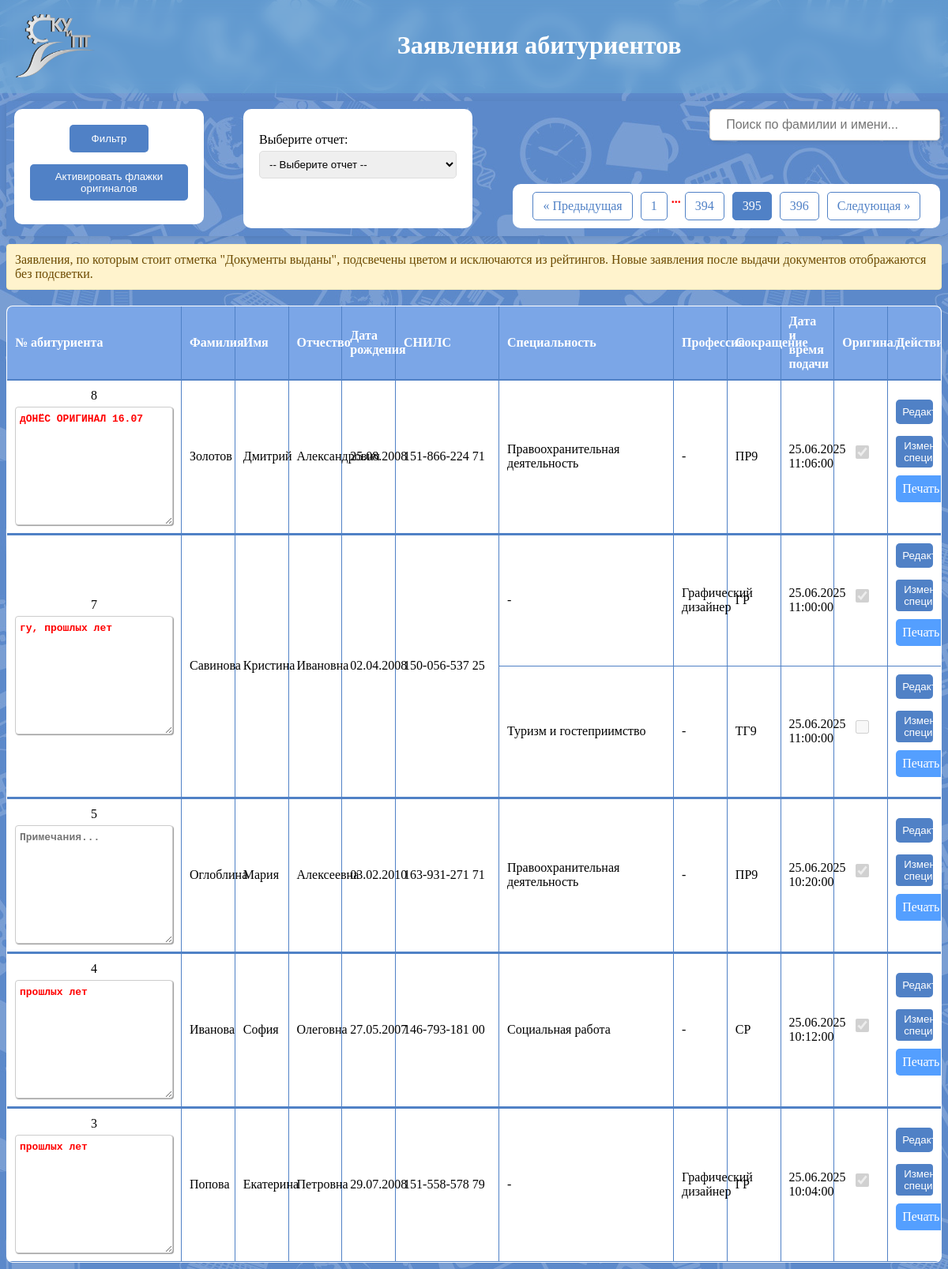
/pages/zayavleniya.php?page=395, run on the app's committed database.
### tables this page shows
CREATE TABLE `zayav` (
  `id_zayav` int(11) NOT NULL,
  `id_abitur` int(11) NOT NULL,
  `id_spec_prof` int(11) DEFAULT NULL,
  `budzhet` int(11) DEFAULT '1',
  `date` datetime NOT NULL DEFAULT CURRENT_TIMESTAMP,
  `original` tinyint(1) NOT NULL DEFAULT '0',
  `comment` text,
  `issue_note` text,
  `group_id` int(11) DEFAULT NULL
);

CREATE TABLE `profec_spec` (
  `id_prof_spec` int(11) NOT NULL,
  `title` varchar(150) NOT NULL,
  `code` varchar(10) NOT NULL,
  `socr` varchar(20) NOT NULL,
  `ispitanie` int(11) DEFAULT NULL,
  `class` int(11) NOT NULL,
  `forma_obuch` int(11) NOT NULL,
  `kategoriya` int(11) NOT NULL,
  `programm` int(11) NOT NULL,
  `date_sobr` int(11) DEFAULT NULL,
  `date_okonch` int(11) DEFAULT NULL
);

### pages/zayavleniya.php (the view, shortened to what this page needs)
<?php
$host = 'localhost';
$user = 'root';
$password = 'root';
$dbname = 'pk_2025';
$conn = new mysqli($host, $user, $password, $dbname);
$limit = 5;
$page = isset($_GET['page']) ? max((int)$_GET['page'], 1) : 1;
$offset = ($page - 1) * $limit;
$sqlWhere = '';
$sql = "
SELECT
    abit.id_abit,
    abit.familiya,
    abit.imya,
    abit.otchestvo,
    abit.snils,
    abit.date_bd,
    MAX(zayav.date) as latest_date,
    (SELECT comment FROM zayav WHERE id_abitur = abit.id_abit AND comment IS NOT NULL ORDER BY date DESC LIMIT 1) as last_comment
FROM
    abit
JOIN zayav ON abit.id_abit = zayav.id_abitur
JOIN profec_spec ON zayav.id_spec_prof = profec_spec.id_prof_spec
JOIN kat_spec_prof ON profec_spec.kategoriya = kat_spec_prof.id_kat
WHERE 1 $sqlWhere
GROUP BY abit.id_abit, abit.familiya, abit.imya, abit.otchestvo, abit.snils, abit.date_bd
ORDER BY latest_date DESC
LIMIT ? OFFSET ?
";
$stmt = $conn->prepare($sql);
$stmt->bind_param("ii", $limit, $offset);
$stmt->execute();
$result = $stmt->get_result();
$sqlCount = "
SELECT COUNT(DISTINCT abit.id_abit) AS total
FROM abit
JOIN zayav ON abit.id_abit = zayav.id_abitur
JOIN profec_spec ON zayav.id_spec_prof = profec_spec.id_prof_spec
JOIN kat_spec_prof ON profec_spec.kategoriya = kat_spec_prof.id_kat
WHERE 1 $sqlWhere
";
$resultCount = $conn->query($sqlCount);
$totalAbit = $resultCount->fetch_assoc()['total'];
$totalPages = ceil($totalAbit / $limit);
$abitIds = array_column($result->fetch_all(MYSQLI_ASSOC), 'id_abit');
if (!empty($abitIds)) {
    $idsIn = implode(",", array_map('intval', $abitIds));
    $zayavQuery = "
    SELECT
        abit.id_abit,
        abit.familiya,
        abit.imya,
        abit.otchestvo,
        abit.snils,
        abit.date_bd,
        zayav.id_zayav,
        zayav.date,
        zayav.original,
        zayav.comment,
        zayav.issue_note,
        profec_spec.code,
        profec_spec.title AS spec_title,
        profec_spec.socr,
        kat_spec_prof.title AS kategoriya,
        (SELECT comment FROM zayav WHERE id_abitur = abit.id_abit AND comment IS NOT NULL ORDER BY date DESC LIMIT 1) as last_comment
    FROM
        zayav
    JOIN abit ON abit.id_abit = zayav.id_abitur
    JOIN profec_spec ON zayav.id_spec_prof = profec_spec.id_prof_spec
    JOIN kat_spec_prof ON profec_spec.kategoriya = kat_spec_prof.id_kat
    WHERE abit.id_abit IN ($idsIn)
    ORDER BY zayav.date DESC
    ";
    $zayavResult = $conn->query($zayavQuery);
    $abitData = [];
    while ($row = $zayavResult->fetch_assoc()) {
        $idAbit = $row['id_abit'];
        if (!isset($abitData[$idAbit])) {
            $abitData[$idAbit]['familiya'] = $row['familiya'];
            $abitData[$idAbit]['imya'] = $row['imya'];
            $abitData[$idAbit]['otchestvo'] = $row['otchestvo'];
            $abitData[$idAbit]['snils'] = $row['snils'];
            $abitData[$idAbit]['date_bd'] = $row['date_bd'];
            $abitData[$idAbit]['last_comment'] = $row['last_comment'];
        }
        $abitData[$idAbit]['zayavleniya'][] = [
            'code' => $row['code'],
            'spec_title' => $row['kategoriya'] === 'Специальность' ? $row['spec_title'] : '-',
            'profession' => $row['kategoriya'] === 'Профессия' ? $row['spec_title'] : '-',
            'socr' => $row['socr'],
            'date' => $row['date'],
            'id_zayav' => $row['id_zayav'],
            'original' => $row['original'],
            'comment' => $row['comment'],
            'issue_note' => isset($row['issue_note']) ? $row['issue_note'] : null
        ];
    }
}
?>
<!DOCTYPE html>
<html lang="ru">
<head>
    <link rel="stylesheet" href="css/styles.css">
</head>
<body>
<header>
    <div class="blur">
        <img src="img/ykuipt_logo.png" alt="Логотип"><h1>Заявления абитуриентов</h1>
    </div>
</header>
<div class = "search-and-filter">
    <div class = "filter-otchet">
        <div class="filter-cont-btn">
            <button id="openFilter" class="filter-btn">Фильтр</button>
            <button id="activateCheckboxes" class="button">Активировать флажки оригиналов</button>
        </div>
        <div class = "otchet">
    <label for="reportSelector">Выберите отчет:</label>
    <select id="reportSelector" onchange="showReport()">
        <option value="">-- Выберите отчет --</option>
    </select>
    <br><br>
        </div>
    </div>
<div id = "searchContainer">
    <form id="searchForm" method="GET" action="">
        <input type="text" name="search" id="searchInput" placeholder="Поиск по фамилии и имени..."
            value="<?= htmlspecialchars($_GET['search'] ?? '') ?>">
    </form>
</div>
<div class="pagination-filter">
    <?php
    $params = $_GET;
    unset($params['page']);
    $queryString = http_build_query($params);
    function pageLink($pageNum, $currentPage, $queryString) {
        $active = $pageNum == $currentPage ? 'active' : '';
        $link = '?page=' . $pageNum . ($queryString ? '&' . $queryString : '');
        return '<a href="' . htmlspecialchars($link) . '" class="' . $active . '">' . htmlspecialchars($pageNum) . '</a>';
    }
    if ($page > 1) {
        echo '<a href="?page=' . ($page - 1) . ($queryString ? '&' . $queryString : '') . '">« Предыдущая</a>';
    }
    if ($page > 3) {
        echo pageLink(1, $page, $queryString);
        echo '<span>...</span>';
    }
    for ($i = max(1, $page - 1); $i <= min($totalPages, $page + 1); $i++) {
        echo pageLink($i, $page, $queryString);
    }
    if ($page < $totalPages) {
        echo '<a href="?page=' . ($page + 1) . ($queryString ? '&' . $queryString : '') . '">Следующая »</a>';
    }
    ?>
</div>
</div>
    <?php if (empty($abitData)) : ?>
    <div class = "no-zayav">
        <p>Нет заявлений для отображения</p>
    </div>
    <?php else : ?>
    <div class="issued-legend">
        Заявления, по которым стоит отметка "Документы выданы", подсвечены цветом и исключаются из рейтингов. Новые заявления после выдачи документов отображаются без подсветки.
    </div>
    <table id = "table_zayav">
    <thead>
        <tr>
            <th class="th1">№ абитуриента</th>
            <th>Фамилия</th>
            <th>Имя</th>
            <th>Отчество</th>
            <th>Дата рождения</th>
            <th class="th2">СНИЛС</th>
            <th>Специальность</th>
            <th>Профессия</th>
            <th>Сокращение</th>
            <th>Дата и время подачи</th>
            <th>Оригинал</th>
            <th>Действия</th>
        </tr>
    </thead>
    <tbody>
    <?php
foreach ($abitData as $idAbit => $data) {
    $rowCount = count($data['zayavleniya']);
    if (isset($data['zayavleniya'])) {
        usort($data['zayavleniya'], function($a, $b) {
            return $a['id_zayav'] - $b['id_zayav'];
        });
    }
    echo "<tr class='abit-border-top'><td colspan='12'></td></tr>";
    $firstZayav = array_shift($data['zayavleniya']);
    $isIssued = !empty($firstZayav['issue_note']) && strpos($firstZayav['issue_note'], 'Документы выданы') === 0;
    $issueNote = $isIssued ? htmlspecialchars($firstZayav['issue_note']) : '';
    echo "<tr>";
        echo "<td rowspan='$rowCount' class='td-id'>
            <div class='td-id-content'>" . htmlspecialchars($idAbit) . "
            <textarea
                class='notes-textarea'
                data-abit-id='" . $idAbit . "'
                placeholder='Примечания...'>" . htmlspecialchars($data['last_comment'] ?? '') . "</textarea>
            </div>
        </td>";
    echo "<td rowspan='$rowCount'>" . htmlspecialchars($data['familiya']) . "</td>";
    echo "<td rowspan='$rowCount'>" . htmlspecialchars($data['imya']) . "</td>";
    echo "<td rowspan='$rowCount'>" . htmlspecialchars($data['otchestvo']) . "</td>";
    echo "<td rowspan='$rowCount'>" . date("d.m.Y", strtotime($data['date_bd'])) . "</td>";
    echo "<td rowspan='$rowCount'>" . htmlspecialchars($data['snils']) . "</td>";
    $issueLabel = $issueNote ? "<div class='issued-label'>{$issueNote}</div>" : '';
    $issuedCellClass = $issueNote ? " class='issued-cell'" : '';
    $applyToSpec = $firstZayav['spec_title'] !== '-';
    $specContent = $applyToSpec ? $issueLabel . $firstZayav['spec_title'] : $firstZayav['spec_title'];
    $profContent = !$applyToSpec ? $issueLabel . $firstZayav['profession'] : $firstZayav['profession'];
    echo "<td{$issuedCellClass}>{$specContent}</td>";
    echo "<td{$issuedCellClass}>{$profContent}</td>";
    echo "<td{$issuedCellClass}>" . htmlspecialchars($firstZayav['socr']) . "</td>";
    echo "<td{$issuedCellClass}>" . date("d.m.Y H:i:s", strtotime($firstZayav['date'])) . "</td>";
    $checked = $firstZayav['original'] == 1 ? 'checked' : '';
    echo "<td{$issuedCellClass}><input type='checkbox' class='checkbox-original' data-id='" . $firstZayav['id_zayav'] . "' data-abit-id='" . $idAbit . "' $checked disabled></td>";
    echo "<td{$issuedCellClass}>";
    echo '<button class="btn btn-info view-details" data-id="' . $firstZayav['id_zayav'] . '">Редактировать</button>';
    echo '<button class="btn btn-warning change-spec" data-id="' . $firstZayav['id_zayav'] . '">Изменить специальность</button>';
    echo "<a href='otchet/print_application.php?id=" . $firstZayav['id_zayav'] . "' class='button-print'>Печать</a>";
    echo "</td>";
    echo "</tr>";
    foreach ($data['zayavleniya'] as $zayav) {
        $isIssuedRow = !empty($zayav['issue_note']) && strpos($zayav['issue_note'], 'Документы выданы') === 0;
        $issueNoteRow = $isIssuedRow ? htmlspecialchars($zayav['issue_note']) : '';
        $issueLabelRow = $issueNoteRow ? "<div class='issued-label'>{$issueNoteRow}</div>" : '';
        $issuedCellClassRow = $issueNoteRow ? " class='issued-cell'" : '';
        $applyToSpecRow = $zayav['spec_title'] !== '-';
        $specContentRow = $applyToSpecRow ? $issueLabelRow . $zayav['spec_title'] : $zayav['spec_title'];
        $profContentRow = !$applyToSpecRow ? $issueLabelRow . $zayav['profession'] : $zayav['profession'];
        echo "<tr>";
        echo "<td{$issuedCellClassRow}>{$specContentRow}</td>";
        echo "<td{$issuedCellClassRow}>{$profContentRow}</td>";
        echo "<td{$issuedCellClassRow}>" . htmlspecialchars($zayav['socr']) . "</td>";
        echo "<td{$issuedCellClassRow}>" . date("d.m.Y H:i:s", strtotime($zayav['date'])) . "</td>";
        $checked = $zayav['original'] == 1 ? 'checked' : '';
        echo "<td{$issuedCellClassRow}><input type='checkbox' class='checkbox-original' data-id='" . $zayav['id_zayav'] . "' data-abit-id='" . $idAbit . "' $checked disabled></td>";
        echo "<td{$issuedCellClassRow}>";
        echo '<button class="btn btn-info view-details" data-id="' . $zayav['id_zayav'] . '">Редактировать</button>';
        echo '<button class="btn btn-warning change-spec" data-id="' . $zayav['id_zayav'] . '">Изменить специальность</button>';
        echo "<a href='otchet/print_application.php?id=" . $zayav['id_zayav'] . "' class='button-print'>Печать</a>";
        echo "</td>";
        echo "</tr>";
    }
    echo "<tr class='abit-border-bottom'><td colspan='12'></td></tr>";
}
?>
    </tbody>
</table>
<?php endif; ?>
</body>
</html>

### css/styles.css (style rules this page uses)
body { font-family: 'Times New Roman', Times, serif; background: url(../img/fon.jpg); }
header img { width: 100px; vertical-align: middle; }
.blur { display: flex; color: white; gap: 33%; background: rgba(119,221,231, 0.2); backdrop-filter: blur(8px); padding: 20px; margin: -10px -8px 10px; }
label { display: block; margin: 10px 0 5px; }
input { width: 91% !important; height: 8px; }
input, select, button, .button-print { width: 100%; padding: 8px; margin-bottom: 15px; border: 1px solid #ddd; border-radius: 5px; }
button, .button-print { width: 100%; display:inline-block; background-color: #5081c6; color: #fff; border: none; cursor: pointer; }
.button-print { text-align: center; width: 95% !important; background-color: #549fff !important; text-decoration: none; }
.checkbox-original { height: 17px !important; cursor: pointer; }
span { color: red; font-weight: bolder; }
table { width: 100%; border-collapse: collapse; margin-top: 20px; background-color: white; border-radius: 8px; overflow: hidden; box-sizing: border-box; }
.abit-border-top td, .abit-border-bottom td { padding: 0; }
table, td, th { border: 1px solid #5081c6; }
.th1 { border-top-left-radius: 8px; }
.th2 { width: 110px; }
th, td { padding: 10px; text-align: left; }
th { background-color: #7ba6e7; color: white; }
textarea { padding: 10px; width: 89%; max-width: 89%; max-height: 100px; line-height: 1.5; border-radius: 5px; border: 1px solid #ccc; box-shadow: 1px 1px 1px #999; }
.notes-textarea { width: 100%; max-width: 100%; min-height: 150px; max-height: 200px; resize: vertical; margin-top: 5px; padding: 5px; font-size: 13px; font-weight: bold; color: red; box-sizing: border-box; overflow: auto; border: 1px solid #ccc; border-radius: 4px; }
.td-id { text-align: center; }
.td-id-content { display: flex; flex-direction: column; align-items: stretch; }
.filter-cont-btn { background: white; padding: 20px; margin-right: 50px; border-radius: 10px; width: 200px; height: 70%; text-align: left; position: relative; }
.filter-btn { margin-left: 50px; padding: 10px 20px; width: 100px !important; background-color: #5081c6; color: white; border: none; cursor: pointer; border-radius: 5px; }
.search-and-filter { display: flex; position: sticky; top: 0; left: 0; width: 99%; border: none; border-radius: 5px; background-image: url(../img/fon.jpg); z-index: 500; padding: 10px; box-shadow: 0 2px 10px rgba(0, 0, 0, 0.1); }
#searchContainer { display: flex; justify-content: flex-end; margin-bottom: 10px; width: 100%; }
#searchInput { padding: 15px 20px; font-size: 16px; border: 1px solid #ccc; border-radius: 5px; width: 250px !important; box-shadow: 2px 2px 5px rgba(0, 0, 0, 0.1); transition: 0.3s; }
.pagination-filter { display: inline-flex; justify-content: center; position: absolute; bottom: 10px; right: 10px; background: white; padding: 10px 20px; border-radius: 10px; }
.pagination-filter a { padding: 8px 12px; margin: 0 5px; text-decoration: none; color: #5081c6; border: 1px solid #5081c6; border-radius: 5px; }
.pagination-filter a.active { background-color: #5081c6; color: white; }
.filter-otchet { display: flex; }
.otchet { background: white; padding: 20px; border-radius: 10px; width: 250px; text-align: left; position: relative; overflow-y: auto; max-height: 100%; }
.btn-warning { background-color: #5081c6; color: #ffffff; border: none; padding: 5px 10px; border-radius: 4px; cursor: pointer; margin-right: 5px; margin-bottom: 10px; display: inline-block; }
.issued-legend { margin: 10px 0; padding: 10px; background: #fff3cd; border: 1px solid #ffeeba; color: #6c4a00; border-radius: 4px; }
#table_zayav { table-layout: fixed; width: 100%; }
#table_zayav th:nth-child(1), #table_zayav td:nth-child(1) { width: 200px; }
#table_zayav th:nth-child(7), #table_zayav td:nth-child(7) { width: 200px; }

### data on the page
zayav: idAbit "8", value "дОНЁС ОРИГИНАЛ 16.07", familiya "Золотов", imya "Дмитрий", otchestvo "Александрович", date_bd "25.08.2008", snils "151-866-224 71", specContent "Правоохранительная деятельность", id_spec_prof.title "-", id_spec_prof.socr "ПР9", date "25.06.2025 11:06:00"
zayav: issue_note.title "Графический дизайнер", date "25.06.2025 11:00:00"
profec_spec: socr "ГР"
zayav: specContentRow "Туризм и гостеприимство", id_spec_prof.title "-", id_spec_prof.socr "ТГ9", date "25.06.2025 11:00:00"
zayav: idAbit "5", value "Примечания...", familiya "Оглоблина", imya "Мария", otchestvo "Алексеевна", date_bd "03.02.2010", snils "163-931-271 71", specContent "Правоохранительная деятельность", id_spec_prof.title "-", id_spec_prof.socr "ПР9", date "25.06.2025 10:20:00"
zayav: idAbit "4", value "прошлых лет", familiya "Иванова", imya "София", otchestvo "Олеговна", date_bd "27.05.2007", snils "146-793-181 00", specContent "Социальная работа", id_spec_prof.title "-", id_spec_prof.socr "СР", date "25.06.2025 10:12:00"
zayav: issue_note.title "Графический дизайнер", date "25.06.2025 10:04:00"

### other printed values
$pageNum "1"
$pageNum "394"
$pageNum "395"
$pageNum "396"
$idAbit "7"
$data['familiya'] "Савинова"
$data['imya'] "Кристина"
$data['otchestvo'] "Ивановна"
date("d.m.Y", strtotime($data['date_bd'])) "02.04.2008"
$data['snils'] "150-056-537 25"
$specContent "-"
$idAbit "3"
$data['familiya'] "Попова"
$data['imya'] "Екатерина"
$data['otchestvo'] "Петровна"
